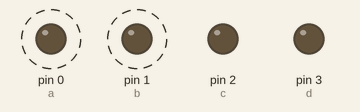
A sketch run on a simulated Arduino Uno, built with avr-gcc and run on an emulated ATmega328P. Shown: output pins drawn as LEDs (lit = HIGH). Dashed ring = blinking.

Above: at 0.2 s.
Timing chart, 0 to 3.5 s (numbered marks = the images above):
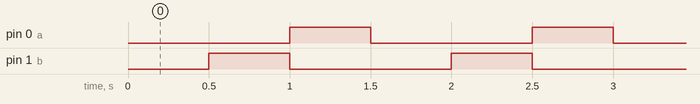

The sketch:

led_7_doan_BCD_arduino.ino
```cpp
int a=0, b=1, c=2, d=3;
void setup() {
  pinMode(a,OUTPUT);
  pinMode(b,OUTPUT);
  pinMode(c,OUTPUT);
  pinMode(d,OUTPUT);
}

void KHONG(){
  digitalWrite(a,LOW);
  digitalWrite(b,LOW);
  digitalWrite(c,LOW);
  digitalWrite(d,LOW);
}

void BON(){
  digitalWrite(a,LOW);
  digitalWrite(b,HIGH);
  digitalWrite(c,LOW);
  digitalWrite(d,LOW);
}

void TAM(){
  digitalWrite(a,HIGH);
  digitalWrite(b,LOW);
  digitalWrite(c,LOW);
  digitalWrite(d,LOW);
}
void loop() {
  KHONG(); delay(500);
  BON(); delay(500);
  TAM(); delay(500);
}
```

Measured:
- by itself, pin 0 (a), pin 1 (b): alternates HIGH for 0.50 s and LOW for 1.0 s
- by itself, everything shown: repeats every 1.5 s, in 3 steps
